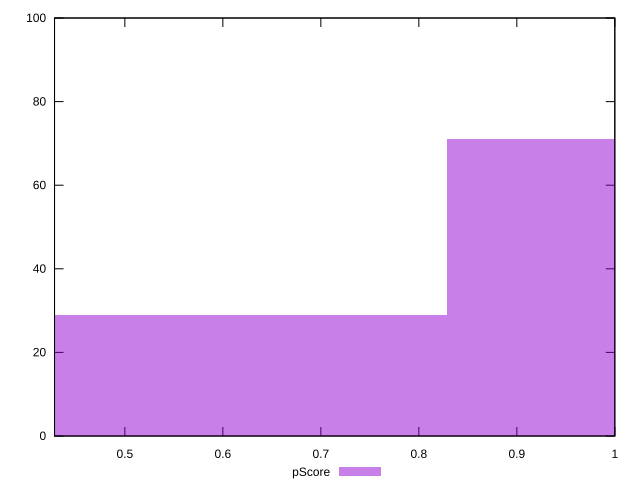

Reproduce this figure in gnuplot.
reset

$pScore <<EOF
1.1049427430679934 71
0.5524713715339967 29
EOF

set key outside below
set boxwidth 0.5524713715339967
set xrange [0.42823529411764705:1]
set yrange [0:100]
set trange [0:100]
set style fill transparent solid 0.5 noborder
set terminal svg size 640, 490 enhanced background rgb 'white'
set output "reprap/offscreen-images/samples/pages/pScore/histogram.svg"

plot $pScore title "pScore" with boxes

reset
